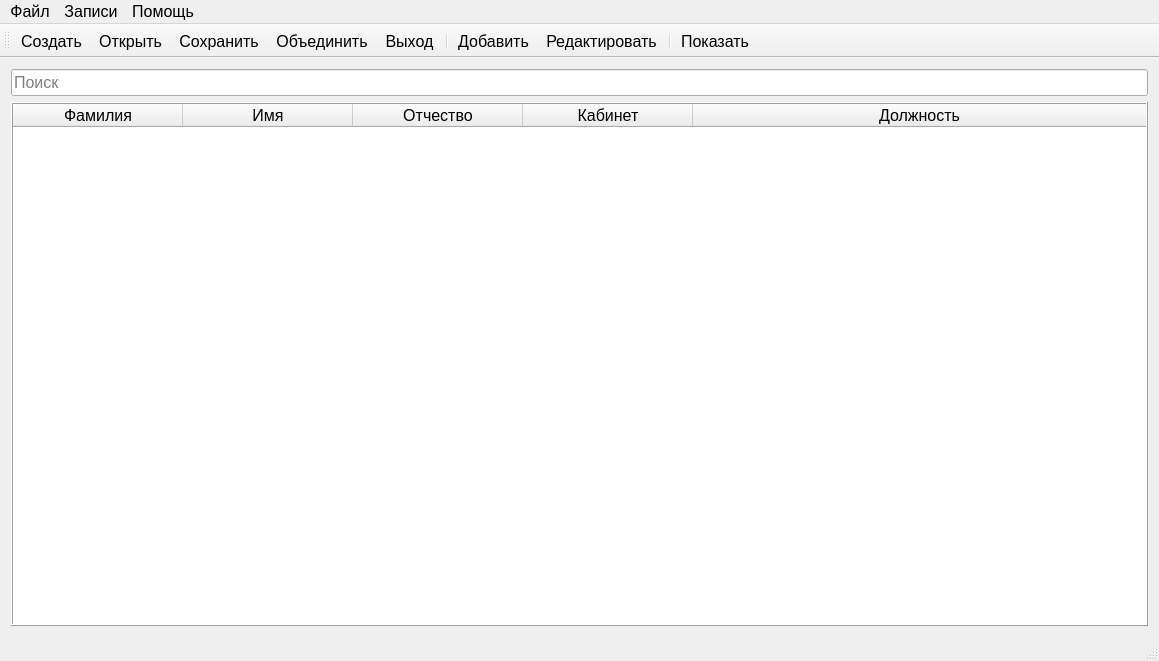
<?xml version="1.0" encoding="UTF-8"?>
<ui version="4.0">
 <class>MainWindow</class>
 <widget class="QMainWindow" name="MainWindow">
  <property name="geometry">
   <rect>
    <x>0</x>
    <y>0</y>
    <width>1159</width>
    <height>661</height>
   </rect>
  </property>
  <property name="font">
   <font>
    <pointsize>12</pointsize>
   </font>
  </property>
  <property name="windowTitle">
   <string>База данных работников</string>
  </property>
  <widget class="QWidget" name="centralWidget">
   <layout class="QVBoxLayout" name="verticalLayout">
    <item>
     <widget class="QLineEdit" name="lineEdit">
      <property name="text">
       <string/>
      </property>
      <property name="placeholderText">
       <string>Поиск</string>
      </property>
     </widget>
    </item>
    <item>
     <widget class="QTableWidget" name="tableWidget">
      <property name="font">
       <font>
        <pointsize>12</pointsize>
       </font>
      </property>
      <property name="contextMenuPolicy">
       <enum>Qt::DefaultContextMenu</enum>
      </property>
      <property name="frameShape">
       <enum>QFrame::Box</enum>
      </property>
      <property name="frameShadow">
       <enum>QFrame::Raised</enum>
      </property>
      <property name="editTriggers">
       <set>QAbstractItemView::NoEditTriggers</set>
      </property>
      <property name="selectionMode">
       <enum>QAbstractItemView::ExtendedSelection</enum>
      </property>
      <property name="selectionBehavior">
       <enum>QAbstractItemView::SelectRows</enum>
      </property>
      <property name="textElideMode">
       <enum>Qt::ElideMiddle</enum>
      </property>
      <attribute name="horizontalHeaderCascadingSectionResizes">
       <bool>true</bool>
      </attribute>
      <attribute name="horizontalHeaderMinimumSectionSize">
       <number>60</number>
      </attribute>
      <attribute name="horizontalHeaderDefaultSectionSize">
       <number>170</number>
      </attribute>
      <attribute name="horizontalHeaderShowSortIndicator" stdset="0">
       <bool>false</bool>
      </attribute>
      <attribute name="horizontalHeaderStretchLastSection">
       <bool>true</bool>
      </attribute>
      <attribute name="verticalHeaderVisible">
       <bool>false</bool>
      </attribute>
      <column>
       <property name="text">
        <string>Фамилия</string>
       </property>
       <property name="textAlignment">
        <set>AlignCenter</set>
       </property>
      </column>
      <column>
       <property name="text">
        <string>Имя</string>
       </property>
       <property name="textAlignment">
        <set>AlignCenter</set>
       </property>
      </column>
      <column>
       <property name="text">
        <string>Отчество</string>
       </property>
       <property name="textAlignment">
        <set>AlignCenter</set>
       </property>
      </column>
      <column>
       <property name="text">
        <string>Кабинет</string>
       </property>
       <property name="textAlignment">
        <set>AlignCenter</set>
       </property>
      </column>
      <column>
       <property name="text">
        <string>Должность</string>
       </property>
       <property name="textAlignment">
        <set>AlignCenter</set>
       </property>
      </column>
     </widget>
    </item>
   </layout>
  </widget>
  <widget class="QMenuBar" name="menuBar">
   <property name="geometry">
    <rect>
     <x>0</x>
     <y>0</y>
     <width>1159</width>
     <height>24</height>
    </rect>
   </property>
   <widget class="QMenu" name="menu">
    <property name="title">
     <string>Файл</string>
    </property>
    <addaction name="action_New"/>
    <addaction name="action_Open"/>
    <addaction name="action_Save"/>
    <addaction name="action_SaveAs"/>
    <addaction name="action_Merge"/>
    <addaction name="action_Exit"/>
   </widget>
   <widget class="QMenu" name="menu_2">
    <property name="title">
     <string>Записи</string>
    </property>
    <addaction name="action_Add"/>
    <addaction name="action_Delete"/>
    <addaction name="action_Edit"/>
    <addaction name="action_Clear"/>
   </widget>
   <widget class="QMenu" name="menu_3">
    <property name="title">
     <string>Помощь</string>
    </property>
    <addaction name="action_About"/>
   </widget>
   <addaction name="menu"/>
   <addaction name="menu_2"/>
   <addaction name="menu_3"/>
  </widget>
  <widget class="QToolBar" name="mainToolBar">
   <attribute name="toolBarArea">
    <enum>TopToolBarArea</enum>
   </attribute>
   <attribute name="toolBarBreak">
    <bool>false</bool>
   </attribute>
   <addaction name="action_New"/>
   <addaction name="action_Open"/>
   <addaction name="action_Save"/>
   <addaction name="action_Merge"/>
   <addaction name="action_Exit"/>
   <addaction name="separator"/>
   <addaction name="action_Add"/>
   <addaction name="action_Edit"/>
   <addaction name="separator"/>
   <addaction name="action_ShowData"/>
  </widget>
  <widget class="QStatusBar" name="statusBar"/>
  <action name="action_New">
   <property name="icon">
    <iconset resource="resources.qrc">
     <normaloff>:/images/icons/new.png</normaloff>:/images/icons/new.png</iconset>
   </property>
   <property name="text">
    <string>Создать</string>
   </property>
   <property name="shortcut">
    <string>Ctrl+N</string>
   </property>
  </action>
  <action name="action_Open">
   <property name="icon">
    <iconset resource="resources.qrc">
     <normaloff>:/images/icons/open.png</normaloff>:/images/icons/open.png</iconset>
   </property>
   <property name="text">
    <string>Открыть</string>
   </property>
   <property name="shortcut">
    <string>Ctrl+O</string>
   </property>
  </action>
  <action name="action_Save">
   <property name="icon">
    <iconset resource="resources.qrc">
     <normaloff>:/images/icons/save.png</normaloff>:/images/icons/save.png</iconset>
   </property>
   <property name="text">
    <string>Сохранить</string>
   </property>
   <property name="shortcut">
    <string>Ctrl+S</string>
   </property>
  </action>
  <action name="action_SaveAs">
   <property name="icon">
    <iconset resource="resources.qrc">
     <normaloff>:/images/icons/save_as.png</normaloff>:/images/icons/save_as.png</iconset>
   </property>
   <property name="text">
    <string>Сохранить как</string>
   </property>
   <property name="shortcut">
    <string>Ctrl+Shift+S</string>
   </property>
  </action>
  <action name="action_Add">
   <property name="icon">
    <iconset resource="resources.qrc">
     <normaloff>:/images/icons/add.png</normaloff>:/images/icons/add.png</iconset>
   </property>
   <property name="text">
    <string>Добавить</string>
   </property>
   <property name="shortcut">
    <string>Ctrl+A</string>
   </property>
  </action>
  <action name="action_Delete">
   <property name="icon">
    <iconset resource="resources.qrc">
     <normaloff>:/images/icons/delete.png</normaloff>:/images/icons/delete.png</iconset>
   </property>
   <property name="text">
    <string>Удалить</string>
   </property>
   <property name="shortcut">
    <string>Ctrl+D</string>
   </property>
  </action>
  <action name="action_Clear">
   <property name="icon">
    <iconset resource="resources.qrc">
     <normaloff>:/images/icons/clear.png</normaloff>:/images/icons/clear.png</iconset>
   </property>
   <property name="text">
    <string>Очистить</string>
   </property>
   <property name="shortcut">
    <string>Ctrl+P</string>
   </property>
  </action>
  <action name="action_Edit">
   <property name="icon">
    <iconset resource="resources.qrc">
     <normaloff>:/images/icons/edit.png</normaloff>:/images/icons/edit.png</iconset>
   </property>
   <property name="text">
    <string>Редактировать</string>
   </property>
   <property name="shortcut">
    <string>Ctrl+E</string>
   </property>
  </action>
  <action name="action_About">
   <property name="icon">
    <iconset resource="resources.qrc">
     <normaloff>:/images/icons/about.png</normaloff>:/images/icons/about.png</iconset>
   </property>
   <property name="text">
    <string>О программе</string>
   </property>
   <property name="shortcut">
    <string>F1</string>
   </property>
  </action>
  <action name="action_Merge">
   <property name="icon">
    <iconset resource="resources.qrc">
     <normaloff>:/images/icons/merge.png</normaloff>:/images/icons/merge.png</iconset>
   </property>
   <property name="text">
    <string>Объединить</string>
   </property>
   <property name="shortcut">
    <string>Ctrl+M</string>
   </property>
  </action>
  <action name="action_Exit">
   <property name="icon">
    <iconset resource="resources.qrc">
     <normaloff>:/images/icons/exit.png</normaloff>:/images/icons/exit.png</iconset>
   </property>
   <property name="text">
    <string>Выход</string>
   </property>
   <property name="shortcut">
    <string>Ctrl+X</string>
   </property>
  </action>
  <action name="action_ShowData">
   <property name="icon">
    <iconset resource="resources.qrc">
     <normaloff>:/images/icons/show_data.png</normaloff>:/images/icons/show_data.png</iconset>
   </property>
   <property name="text">
    <string>Показать</string>
   </property>
   <property name="toolTip">
    <string>Показать внутренние данные</string>
   </property>
   <property name="shortcut">
    <string>F2</string>
   </property>
  </action>
 </widget>
 <layoutdefault spacing="6" margin="11"/>
 <resources>
  <include location="resources.qrc"/>
 </resources>
 <connections/>
</ui>
